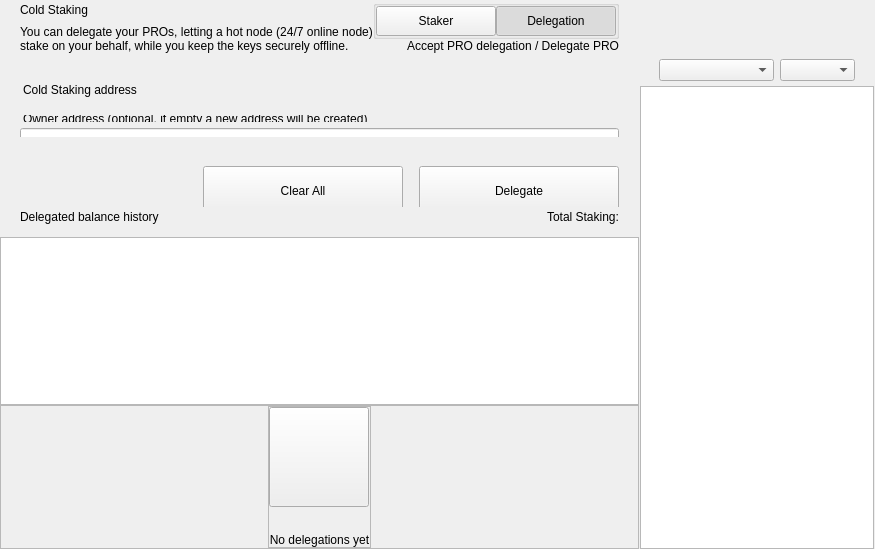
<?xml version="1.0" encoding="UTF-8"?>
<ui version="4.0">
 <class>ColdStakingWidget</class>
 <widget class="QWidget" name="ColdStakingWidget">
  <property name="geometry">
   <rect>
    <x>0</x>
    <y>0</y>
    <width>629</width>
    <height>549</height>
   </rect>
  </property>
  <property name="windowTitle">
   <string>Form</string>
  </property>
  <layout class="QHBoxLayout" name="horizontalLayout_1" stretch="2,1">
   <property name="spacing">
    <number>0</number>
   </property>
   <property name="leftMargin">
    <number>0</number>
   </property>
   <property name="topMargin">
    <number>0</number>
   </property>
   <property name="rightMargin">
    <number>0</number>
   </property>
   <property name="bottomMargin">
    <number>0</number>
   </property>
   <item>
    <widget class="QWidget" name="left" native="true">
     <layout class="QVBoxLayout" name="verticalLayout_3">
      <property name="leftMargin">
       <number>0</number>
      </property>
      <property name="topMargin">
       <number>0</number>
      </property>
      <property name="rightMargin">
       <number>0</number>
      </property>
      <property name="bottomMargin">
       <number>0</number>
      </property>
      <item>
       <layout class="QVBoxLayout" name="verticalLayout_2">
        <property name="spacing">
         <number>0</number>
        </property>
        <item>
         <layout class="QVBoxLayout" name="verticalLayoutTop">
          <property name="spacing">
           <number>0</number>
          </property>
          <property name="leftMargin">
           <number>0</number>
          </property>
          <property name="rightMargin">
           <number>0</number>
          </property>
          <item>
           <widget class="QWidget" name="containerTitle" native="true">
            <property name="sizePolicy">
             <sizepolicy hsizetype="Preferred" vsizetype="Minimum">
              <horstretch>0</horstretch>
              <verstretch>0</verstretch>
             </sizepolicy>
            </property>
            <property name="maximumSize">
             <size>
              <width>16777215</width>
              <height>100</height>
             </size>
            </property>
            <layout class="QHBoxLayout" name="containerTitleLayout">
             <property name="spacing">
              <number>0</number>
             </property>
             <property name="leftMargin">
              <number>20</number>
             </property>
             <property name="topMargin">
              <number>0</number>
             </property>
             <property name="rightMargin">
              <number>20</number>
             </property>
             <property name="bottomMargin">
              <number>0</number>
             </property>
             <item>
              <layout class="QVBoxLayout" name="verticalLayout11">
               <property name="spacing">
                <number>5</number>
               </property>
               <item>
                <widget class="QLabel" name="labelTitle">
                 <property name="text">
                  <string>Cold Staking</string>
                 </property>
                </widget>
               </item>
               <item>
                <widget class="QLabel" name="labelSubtitle1">
                 <property name="maximumSize">
                  <size>
                   <width>16777215</width>
                   <height>16777215</height>
                  </size>
                 </property>
                 <property name="text">
                  <string>You can delegate your PROs, letting a hot node (24/7 online node)
stake on your behalf, while you keep the keys securely offline.</string>
                 </property>
                </widget>
               </item>
              </layout>
             </item>
             <item>
              <spacer name="horizontalSpacer">
               <property name="orientation">
                <enum>Qt::Horizontal</enum>
               </property>
               <property name="sizeHint" stdset="0">
                <size>
                 <width>40</width>
                 <height>20</height>
                </size>
               </property>
              </spacer>
             </item>
             <item>
              <widget class="QWidget" name="containerViewPrivacyChecks" native="true">
               <layout class="QVBoxLayout" name="containerPrivacyChecks">
                <property name="spacing">
                 <number>0</number>
                </property>
                <property name="leftMargin">
                 <number>0</number>
                </property>
                <property name="topMargin">
                 <number>0</number>
                </property>
                <property name="rightMargin">
                 <number>0</number>
                </property>
                <property name="bottomMargin">
                 <number>0</number>
                </property>
                <item alignment="Qt::AlignHCenter|Qt::AlignVCenter">
                 <widget class="QGroupBox" name="groupBox">
                  <property name="title">
                   <string/>
                  </property>
                  <layout class="QHBoxLayout" name="horizontalLayout_2_1">
                   <property name="spacing">
                    <number>0</number>
                   </property>
                   <property name="leftMargin">
                    <number>0</number>
                   </property>
                   <property name="topMargin">
                    <number>0</number>
                   </property>
                   <property name="rightMargin">
                    <number>0</number>
                   </property>
                   <property name="bottomMargin">
                    <number>0</number>
                   </property>
                   <item>
                    <widget class="QPushButton" name="pushLeft">
                     <property name="minimumSize">
                      <size>
                       <width>120</width>
                       <height>30</height>
                      </size>
                     </property>
                     <property name="maximumSize">
                      <size>
                       <width>120</width>
                       <height>30</height>
                      </size>
                     </property>
                     <property name="focusPolicy">
                      <enum>Qt::NoFocus</enum>
                     </property>
                     <property name="text">
                      <string>Staker</string>
                     </property>
                     <property name="checkable">
                      <bool>true</bool>
                     </property>
                     <property name="autoExclusive">
                      <bool>true</bool>
                     </property>
                    </widget>
                   </item>
                   <item>
                    <widget class="QPushButton" name="pushRight">
                     <property name="minimumSize">
                      <size>
                       <width>120</width>
                       <height>30</height>
                      </size>
                     </property>
                     <property name="maximumSize">
                      <size>
                       <width>120</width>
                       <height>30</height>
                      </size>
                     </property>
                     <property name="focusPolicy">
                      <enum>Qt::NoFocus</enum>
                     </property>
                     <property name="text">
                      <string>Delegation</string>
                     </property>
                     <property name="checkable">
                      <bool>true</bool>
                     </property>
                     <property name="checked">
                      <bool>true</bool>
                     </property>
                     <property name="autoExclusive">
                      <bool>true</bool>
                     </property>
                    </widget>
                   </item>
                  </layout>
                 </widget>
                </item>
                <item alignment="Qt::AlignTop">
                 <widget class="QLabel" name="labelSubtitle2">
                  <property name="text">
                   <string>Accept PRO delegation / Delegate PRO</string>
                  </property>
                  <property name="alignment">
                   <set>Qt::AlignRight|Qt::AlignTrailing|Qt::AlignVCenter</set>
                  </property>
                 </widget>
                </item>
               </layout>
              </widget>
             </item>
            </layout>
           </widget>
          </item>
          <item>
           <spacer name="verticalSpacer_2">
            <property name="orientation">
             <enum>Qt::Vertical</enum>
            </property>
            <property name="sizeType">
             <enum>QSizePolicy::Fixed</enum>
            </property>
            <property name="sizeHint" stdset="0">
             <size>
              <width>20</width>
              <height>30</height>
             </size>
            </property>
           </spacer>
          </item>
          <item>
           <widget class="QWidget" name="containerSend" native="true">
            <property name="minimumSize">
             <size>
              <width>0</width>
              <height>50</height>
             </size>
            </property>
            <layout class="QVBoxLayout" name="containerSendRow">
             <property name="spacing">
              <number>6</number>
             </property>
             <property name="leftMargin">
              <number>0</number>
             </property>
             <property name="topMargin">
              <number>0</number>
             </property>
             <property name="rightMargin">
              <number>0</number>
             </property>
             <property name="bottomMargin">
              <number>0</number>
             </property>
             <item>
              <widget class="QLabel" name="labelEditTitle">
               <property name="maximumSize">
                <size>
                 <width>16777215</width>
                 <height>30</height>
                </size>
               </property>
               <property name="styleSheet">
                <string notr="true">padding-left:20px; padding-bottom:3px;</string>
               </property>
               <property name="text">
                <string>Cold Staking address</string>
               </property>
              </widget>
             </item>
             <item>
              <spacer name="verticalSpacer_6">
               <property name="orientation">
                <enum>Qt::Vertical</enum>
               </property>
               <property name="sizeType">
                <enum>QSizePolicy::Fixed</enum>
               </property>
               <property name="sizeHint" stdset="0">
                <size>
                 <width>20</width>
                 <height>9</height>
                </size>
               </property>
              </spacer>
             </item>
             <item>
              <widget class="QWidget" name="containerOwner" native="true">
               <layout class="QVBoxLayout" name="vContainerOwner">
                <property name="spacing">
                 <number>4</number>
                </property>
                <property name="leftMargin">
                 <number>20</number>
                </property>
                <property name="topMargin">
                 <number>0</number>
                </property>
                <property name="rightMargin">
                 <number>20</number>
                </property>
                <property name="bottomMargin">
                 <number>0</number>
                </property>
                <item>
                 <widget class="QLabel" name="labelSubtitleDescription">
                  <property name="maximumSize">
                   <size>
                    <width>16777215</width>
                    <height>20</height>
                   </size>
                  </property>
                  <property name="styleSheet">
                   <string notr="true">margin-bottom:2px;
                   margin-left:0.05px;
                   padding:0px;</string>
                  </property>
                  <property name="text">
                   <string>Owner address (optional, if empty a new address will be created)</string>
                  </property>
                 </widget>
                </item>
                <item>
                 <widget class="QLineEdit" name="lineEditOwnerAddress">
                  <property name="minimumSize">
                   <size>
                    <width>0</width>
                    <height>50</height>
                   </size>
                  </property>
                  <property name="maximumSize">
                   <size>
                    <width>16777215</width>
                    <height>50</height>
                   </size>
                  </property>
                  <property name="styleSheet">
                   <string notr="true"/>
                  </property>
                  <property name="placeholderText">
                   <string>Enter owner address</string>
                  </property>
                 </widget>
                </item>
               </layout>
              </widget>
             </item>
            </layout>
           </widget>
          </item>
         </layout>
        </item>
        <item>
         <spacer name="verticalSpacer_3">
          <property name="orientation">
           <enum>Qt::Vertical</enum>
          </property>
          <property name="sizeType">
           <enum>QSizePolicy::Minimum</enum>
          </property>
          <property name="sizeHint" stdset="0">
           <size>
            <width>20</width>
            <height>20</height>
           </size>
          </property>
         </spacer>
        </item>
        <item>
         <widget class="QWidget" name="containerBtn" native="true">
          <property name="minimumSize">
           <size>
            <width>0</width>
            <height>50</height>
           </size>
          </property>
          <layout class="QHBoxLayout" name="horizontalLayout">
           <property name="rightMargin">
            <number>20</number>
           </property>
           <item>
            <spacer name="horizontalSpacer_2">
             <property name="orientation">
              <enum>Qt::Horizontal</enum>
             </property>
             <property name="sizeHint" stdset="0">
              <size>
               <width>200</width>
               <height>20</height>
              </size>
             </property>
            </spacer>
           </item>
           <item>
            <layout class="QHBoxLayout" name="horizontalLayout_7">
             <item>
              <spacer name="horizontalSpacer_3">
               <property name="orientation">
                <enum>Qt::Horizontal</enum>
               </property>
               <property name="sizeType">
                <enum>QSizePolicy::Expanding</enum>
               </property>
               <property name="sizeHint" stdset="0">
                <size>
                 <width>40</width>
                 <height>20</height>
                </size>
               </property>
              </spacer>
             </item>
             <item>
              <widget class="QPushButton" name="pushButtonClear">
               <property name="minimumSize">
                <size>
                 <width>200</width>
                 <height>50</height>
                </size>
               </property>
               <property name="focusPolicy">
                <enum>Qt::NoFocus</enum>
               </property>
               <property name="text">
                <string>Clear All</string>
               </property>
              </widget>
             </item>
             <item>
              <spacer name="horizontalSpacer_4">
               <property name="orientation">
                <enum>Qt::Horizontal</enum>
               </property>
               <property name="sizeType">
                <enum>QSizePolicy::Fixed</enum>
               </property>
               <property name="sizeHint" stdset="0">
                <size>
                 <width>10</width>
                 <height>20</height>
                </size>
               </property>
              </spacer>
             </item>
             <item>
              <widget class="QPushButton" name="pushButtonSend">
               <property name="minimumSize">
                <size>
                 <width>200</width>
                 <height>50</height>
                </size>
               </property>
               <property name="maximumSize">
                <size>
                 <width>200</width>
                 <height>50</height>
                </size>
               </property>
               <property name="focusPolicy">
                <enum>Qt::NoFocus</enum>
               </property>
               <property name="text">
                <string>Delegate</string>
               </property>
              </widget>
             </item>
            </layout>
           </item>
          </layout>
         </widget>
        </item>
        <item>
         <widget class="QWidget" name="containerHistoryLabel" native="true">
          <layout class="QHBoxLayout" name="horizontalLayout_4">
           <property name="spacing">
            <number>0</number>
           </property>
           <property name="leftMargin">
            <number>20</number>
           </property>
           <property name="topMargin">
            <number>0</number>
           </property>
           <property name="rightMargin">
            <number>20</number>
           </property>
           <property name="bottomMargin">
            <number>0</number>
           </property>
           <item>
            <widget class="QWidget" name="verticalWidget" native="true">
             <property name="minimumSize">
              <size>
               <width>100</width>
               <height>0</height>
              </size>
             </property>
             <layout class="QVBoxLayout" name="verticalLayout_58">
              <property name="leftMargin">
               <number>0</number>
              </property>
              <property name="topMargin">
               <number>0</number>
              </property>
              <property name="rightMargin">
               <number>0</number>
              </property>
              <property name="bottomMargin">
               <number>0</number>
              </property>
              <item>
               <widget class="QLabel" name="labelListHistory">
                <property name="text">
                 <string>Delegated balance history</string>
                </property>
               </widget>
              </item>
             </layout>
            </widget>
           </item>
           <item>
            <spacer name="horizontalSpacer_5">
             <property name="orientation">
              <enum>Qt::Horizontal</enum>
             </property>
             <property name="sizeHint" stdset="0">
              <size>
               <width>40</width>
               <height>20</height>
              </size>
             </property>
            </spacer>
           </item>
           <item>
            <widget class="QLabel" name="labelStakingTotal">
             <property name="text">
              <string>Total Staking:</string>
             </property>
            </widget>
           </item>
          </layout>
         </widget>
        </item>
        <item>
         <layout class="QVBoxLayout" name="verticalLayout_64">
          <property name="spacing">
           <number>0</number>
          </property>
          <item>
           <spacer name="verticalSpacer_44">
            <property name="orientation">
             <enum>Qt::Vertical</enum>
            </property>
            <property name="sizeType">
             <enum>QSizePolicy::Fixed</enum>
            </property>
            <property name="sizeHint" stdset="0">
             <size>
              <width>20</width>
              <height>10</height>
             </size>
            </property>
           </spacer>
          </item>
          <item>
           <widget class="QListView" name="listView">
            <property name="enabled">
             <bool>true</bool>
            </property>
            <property name="mouseTracking">
             <bool>true</bool>
            </property>
           </widget>
          </item>
          <item>
           <widget class="QFrame" name="emptyContainer">
            <property name="minimumSize">
             <size>
              <width>0</width>
              <height>100</height>
             </size>
            </property>
            <property name="frameShape">
             <enum>QFrame::StyledPanel</enum>
            </property>
            <property name="frameShadow">
             <enum>QFrame::Raised</enum>
            </property>
            <layout class="QVBoxLayout" name="verticalLayout_71" stretch="1,8">
             <property name="spacing">
              <number>0</number>
             </property>
             <property name="leftMargin">
              <number>0</number>
             </property>
             <property name="topMargin">
              <number>0</number>
             </property>
             <property name="rightMargin">
              <number>0</number>
             </property>
             <property name="bottomMargin">
              <number>0</number>
             </property>
             <item>
              <spacer name="verticalSpacer">
               <property name="orientation">
                <enum>Qt::Vertical</enum>
               </property>
               <property name="sizeHint" stdset="0">
                <size>
                 <width>20</width>
                 <height>20</height>
                </size>
               </property>
              </spacer>
             </item>
             <item alignment="Qt::AlignHCenter|Qt::AlignVCenter">
              <widget class="QFrame" name="emptyScreen">
               <property name="sizePolicy">
                <sizepolicy hsizetype="Expanding" vsizetype="Expanding">
                 <horstretch>0</horstretch>
                 <verstretch>0</verstretch>
                </sizepolicy>
               </property>
               <property name="frameShape">
                <enum>QFrame::StyledPanel</enum>
               </property>
               <property name="frameShadow">
                <enum>QFrame::Raised</enum>
               </property>
               <layout class="QVBoxLayout" name="verticalLayout">
                <property name="spacing">
                 <number>30</number>
                </property>
                <property name="leftMargin">
                 <number>0</number>
                </property>
                <property name="topMargin">
                 <number>0</number>
                </property>
                <property name="rightMargin">
                 <number>0</number>
                </property>
                <property name="bottomMargin">
                 <number>0</number>
                </property>
                <item alignment="Qt::AlignHCenter|Qt::AlignVCenter">
                 <widget class="QPushButton" name="pushImgEmpty">
                  <property name="minimumSize">
                   <size>
                    <width>100</width>
                    <height>100</height>
                   </size>
                  </property>
                  <property name="maximumSize">
                   <size>
                    <width>100</width>
                    <height>100</height>
                   </size>
                  </property>
                  <property name="focusPolicy">
                   <enum>Qt::NoFocus</enum>
                  </property>
                  <property name="text">
                   <string/>
                  </property>
                  <property name="iconSize">
                   <size>
                    <width>100</width>
                    <height>100</height>
                   </size>
                  </property>
                 </widget>
                </item>
                <item alignment="Qt::AlignHCenter|Qt::AlignVCenter">
                 <widget class="QLabel" name="labelEmpty">
                  <property name="styleSheet">
                   <string notr="true"/>
                  </property>
                  <property name="text">
                   <string>No delegations yet</string>
                  </property>
                  <property name="alignment">
                   <set>Qt::AlignCenter</set>
                  </property>
                 </widget>
                </item>
               </layout>
              </widget>
             </item>
            </layout>
           </widget>
          </item>
         </layout>
        </item>
       </layout>
      </item>
     </layout>
    </widget>
   </item>
   <item>
    <widget class="QWidget" name="right" native="true">
     <layout class="QVBoxLayout" name="rightContainer">
      <property name="spacing">
       <number>0</number>
      </property>
      <property name="leftMargin">
       <number>1</number>
      </property>
      <property name="topMargin">
       <number>0</number>
      </property>
      <property name="rightMargin">
       <number>1</number>
      </property>
      <property name="bottomMargin">
       <number>0</number>
      </property>
      <item>
       <widget class="QWidget" name="containerRightButtons" native="true">
        <property name="minimumSize">
         <size>
          <width>0</width>
          <height>50</height>
         </size>
        </property>
        <layout class="QVBoxLayout" name="verticalLayout_4">
         <property name="leftMargin">
          <number>19</number>
         </property>
         <property name="topMargin">
          <number>0</number>
         </property>
         <property name="rightMargin">
          <number>19</number>
         </property>
         <property name="bottomMargin">
          <number>0</number>
         </property>
         <item>
          <widget class="OptionButton" name="btnCoinControl" native="true">
           <property name="minimumSize">
            <size>
             <width>0</width>
             <height>0</height>
            </size>
           </property>
          </widget>
         </item>
         <item>
          <widget class="OptionButton" name="btnColdStaking" native="true"/>
         </item>
         <item>
          <widget class="OptionButton" name="btnMyStakingAddresses" native="true">
           <property name="sizePolicy">
            <sizepolicy hsizetype="Preferred" vsizetype="Minimum">
             <horstretch>0</horstretch>
             <verstretch>0</verstretch>
            </sizepolicy>
           </property>
          </widget>
         </item>
        </layout>
       </widget>
      </item>
      <item>
       <widget class="QWidget" name="sortWidget" native="true">
        <layout class="QHBoxLayout" name="horizontalLayout_6">
         <property name="leftMargin">
          <number>19</number>
         </property>
         <property name="rightMargin">
          <number>19</number>
         </property>
         <property name="bottomMargin">
          <number>5</number>
         </property>
         <item>
          <spacer name="horizontalSpacer_6">
           <property name="orientation">
            <enum>Qt::Horizontal</enum>
           </property>
           <property name="sizeHint" stdset="0">
            <size>
             <width>40</width>
             <height>20</height>
            </size>
           </property>
          </spacer>
         </item>
         <item>
          <widget class="QComboBox" name="comboBoxSort">
           <property name="sizePolicy">
            <sizepolicy hsizetype="Preferred" vsizetype="Fixed">
             <horstretch>0</horstretch>
             <verstretch>0</verstretch>
            </sizepolicy>
           </property>
           <property name="minimumSize">
            <size>
             <width>115</width>
             <height>0</height>
            </size>
           </property>
          </widget>
         </item>
         <item>
          <widget class="QComboBox" name="comboBoxSortOrder">
           <property name="sizePolicy">
            <sizepolicy hsizetype="Preferred" vsizetype="Fixed">
             <horstretch>0</horstretch>
             <verstretch>0</verstretch>
            </sizepolicy>
           </property>
           <property name="minimumSize">
            <size>
             <width>75</width>
             <height>0</height>
            </size>
           </property>
          </widget>
         </item>
        </layout>
       </widget>
      </item>
      <item>
       <widget class="QListView" name="listViewStakingAddress">
        <property name="enabled">
         <bool>true</bool>
        </property>
        <property name="mouseTracking">
         <bool>true</bool>
        </property>
       </widget>
      </item>
     </layout>
    </widget>
   </item>
  </layout>
 </widget>
 <customwidgets>
  <customwidget>
   <class>OptionButton</class>
   <extends>QWidget</extends>
   <header>qt/proton/optionbutton.h</header>
   <container>1</container>
  </customwidget>
 </customwidgets>
 <resources/>
 <connections/>
</ui>
